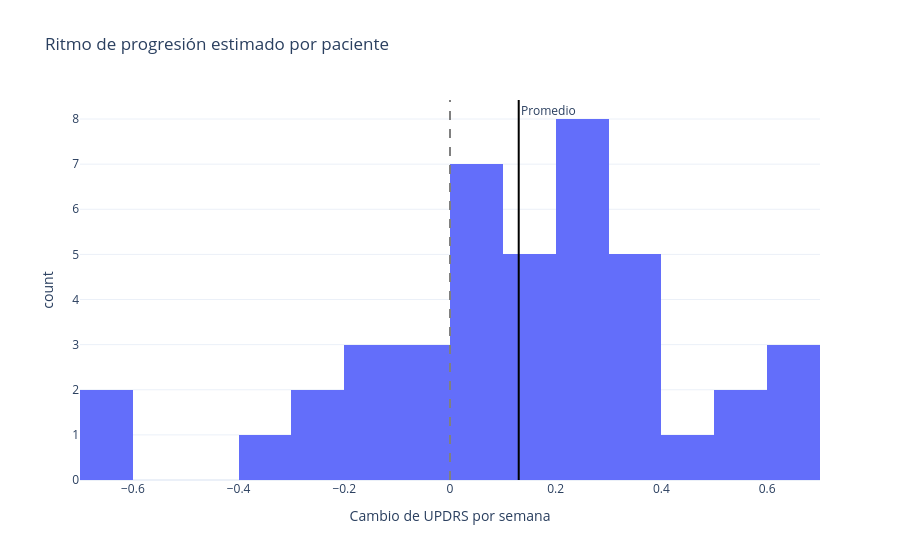

Notebook code for this chart:
### Code cell
# Pendiente de cada paciente = pendiente promedio (efecto fijo) + su desvío (efecto aleatorio)
pendientes = pd.DataFrame({
    ID: list(resultado.random_effects),
    "pendiente": [resultado.fe_params["semanas"] + re.iloc[1] for re in resultado.random_effects.values()],
})
fig = px.histogram(pendientes, x="pendiente", nbins=15,
                   title="Ritmo de progresión estimado por paciente",
                   labels={"pendiente": "Cambio de UPDRS por semana"})
fig.add_vline(x=0, line_dash="dash", line_color="gray")
fig.add_vline(x=resultado.fe_params["semanas"], line_color="black",
              annotation_text="Promedio")
guardar(fig, "03_pendientes_por_paciente")
fig

### Figure 1 — Plotly figure (JSON) as saved in the notebook; plotly's stock layout.template omitted (floating-point values rounded to 4 significant figures)
{"data": [{"bingroup": "x", "hovertemplate": "Cambio de UPDRS por semana=%{x}<br>count=%{y}<extra></extra>", "legendgroup": "", "marker": {"color": "#636efa", "pattern": {"shape": ""}}, "name": "", "nbinsx": 15, "orientation": "v", "showlegend": false, "type": "histogram", "x": [0.5683, 0.287, 0.6224, 0.5199, 0.2431, 0.29, -0.1728, 0.1934, 0.137, 0.1127, 0.0147, -0.3046, 0.3768, 0.6026, 0.301, 0.3313, 0.02272, -0.0514, 0.04821, -0.06509, 0.3618, 0.09965, 0.2264, 0.1715, 0.342, -0.198, 0.2843, -0.6431, 0.04153, -0.6379, -0.2949, -0.2253, 0.2044, 0.02115, -0.02283, 0.2494, 0.6354, 0.09298, 0.4611, -0.1561, 0.224, 0.146], "xaxis": "x", "yaxis": "y"}], "layout": {"annotations": [{"showarrow": false, "text": "Promedio", "x": 0.13, "xanchor": "left", "xref": "x", "y": 1, "yanchor": "top", "yref": "y domain"}], "barmode": "relative", "legend": {"tracegroupgap": 0}, "shapes": [{"line": {"color": "gray", "dash": "dash"}, "type": "line", "x0": 0, "x1": 0, "xref": "x", "y0": 0, "y1": 1, "yref": "y domain"}, {"line": {"color": "black"}, "type": "line", "x0": 0.13, "x1": 0.13, "xref": "x", "y0": 0, "y1": 1, "yref": "y domain"}], "title": {"text": "Ritmo de progresión estimado por paciente"}, "xaxis": {"anchor": "y", "domain": [0, 1], "title": {"text": "Cambio de UPDRS por semana"}}, "yaxis": {"anchor": "x", "domain": [0, 1], "title": {"text": "count"}}}}
